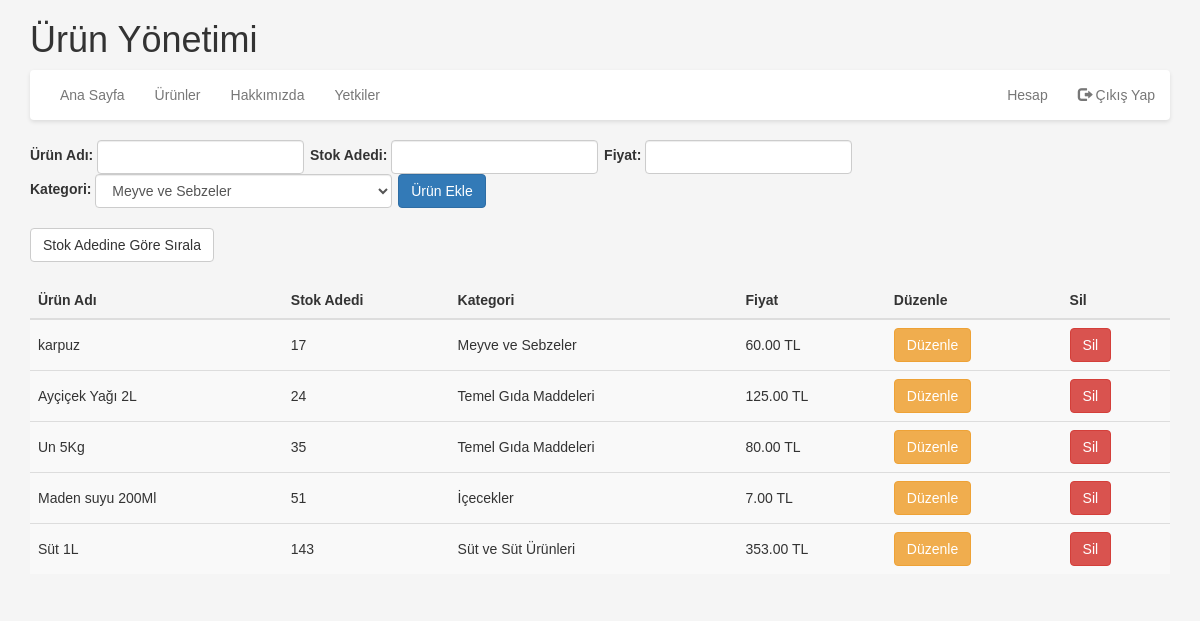
Page /urun_ekle.php (signed in) on the committed database.
### tables this page shows
CREATE TABLE `urunler` (
  `id` int(11) NOT NULL,
  `kategori_id` int(11) NOT NULL DEFAULT 0,
  `isim` varchar(100) NOT NULL,
  `adet` int(11) NOT NULL,
  `birimfiyat` decimal(11,0) NOT NULL
);

CREATE TABLE `kategori` (
  `id` int(11) NOT NULL,
  `isim` varchar(100) NOT NULL
);

### urun_ekle.php (the view, shortened to what this page needs)
<?php
require_once "config.php";
$username = $_SESSION['username'];
$q = mysqli_query($db, "SELECT * FROM users WHERE `User_Name`='$username'");
$user = mysqli_fetch_assoc($q);
$role = $user['yetki'];
$kategori_query = "SELECT * FROM kategori";
$kategori_result = mysqli_query($db, $kategori_query);
$kategoriler = [];
while ($row = mysqli_fetch_assoc($kategori_result)) {
    $kategoriler[$row['id']] = $row['isim'];
}
$order = isset($_GET['order']) ? $_GET['order'] : 'asc';
$order_by = $order === 'desc' ? 'desc' : 'asc';
$query = "SELECT urunler.*, kategori.isim as kategori_isim FROM urunler INNER JOIN kategori ON urunler.kategori_id = kategori.id ORDER BY urunler.adet $order_by";
$result = mysqli_query($db, $query);
?>
<!DOCTYPE html>
<html>
<head>
    <link rel="stylesheet" href="https://maxcdn.bootstrapcdn.com/bootstrap/3.3.7/css/bootstrap.min.css">
</head>
<body>
<div class="container">
    <h1>Ürün Yönetimi</h1>
    <nav class="navbar navbar-default">
        <div class="container-fluid">
            <ul class="nav navbar-nav">
                <li><a href="index.php">Ana Sayfa</a></li>
                <li><a href="urunler.php">Ürünler</a></li>
                <li><a href="hakkimizda.php">Hakkımızda</a></li>
                <?php if ($role == '2'): ?>
                    <li><a href="yetkiduzenle.php">Yetkiler</a></li>
                <?php elseif ($role == '3'): ?>
                    <li class="active"><a href="urun_ekle.php">Ürün Ekle</a></li>
                    <li><a href="kategori_duzenle.php">Kategori Düzenle</a></li>
                <?php endif; ?>
            </ul>
            <ul class="nav navbar-nav navbar-right">
                <li><a href="hesapbilgileri.php">Hesap</a></li>
                <li><a href="logout.php"><span class="glyphicon glyphicon-log-out"></span> Çıkış Yap</a></li>
            </ul>
        </div>
    </nav>
    <form method="POST" action="urun_ekle.php" class="form-inline" style="margin-bottom: 20px;">
        <div class="form-group">
            <label for="product_name">Ürün Adı:</label>
            <input type="text" class="form-control" id="product_name" name="product_name" required>
        </div>
        <div class="form-group">
            <label for="product_quantity">Stok Adedi:</label>
            <input type="number" step="0.01" class="form-control" id="product_quantity" name="product_quantity" required>
        </div>
        <div class="form-group">
            <label for="product_price">Fiyat:</label>
            <input type="text" class="form-control" id="product_price" name="product_price" required>
        </div>
        <div class="form-group">
            <label for="product_category_id">Kategori:</label>
            <select class="form-control" id="product_category_id" name="product_category_id" required>
                <?php foreach ($kategoriler as $id => $isim): ?>
                    <option value="<?php echo $id; ?>"><?php echo $isim; ?></option>
                <?php endforeach; ?>
            </select>
        </div>
        <button type="submit" name="add_product" class="btn btn-primary">Ürün Ekle</button>
    </form>
    <div style="margin-bottom: 20px;">
        <a href="?order=<?php echo $order_by === 'asc' ? 'desc' : 'asc'; ?>" class="btn btn-default">
            Stok Adedine Göre Sırala
        </a>
    </div>
    <table class="table table-striped">
        <thead>
            <tr>
                <th>Ürün Adı</th>
                <th>Stok Adedi</th>
                <th>Kategori</th>
                <th>Fiyat</th>
                <th>Düzenle</th>
                <th>Sil</th>
            </tr>
        </thead>
        <tbody>
            <?php while ($row = mysqli_fetch_assoc($result)): ?>
                <tr>
                    <td><?php echo $row['isim']; ?></td>
                    <td>
                        <?php
                        $quantity = $row['adet'];
                        if ($quantity < 5) {
                            echo "<span style='color: red;'>$quantity</span>";
                        } else {
                            echo $quantity;
                        }
                        ?>
                    </td>
                    <td><?php echo $row['kategori_isim']; ?></td>
                    <td><?php echo number_format($row['birimfiyat'], 2) . ' TL'; ?></td>
                    <td>
                        <button class="btn btn-warning" onclick="enableEditing('<?php echo $row['id']; ?>')">Düzenle</button>
                    </td>
                    <td>
                        <form method="POST" action="urun_ekle.php">
                            <button type="submit" name="delete_product" class="btn btn-danger" onclick="return confirm('Silmek istediğinizden emin misiniz?')">Sil</button>
                        </form>
                    </td>
                </tr>
            <?php endwhile; ?>
        </tbody>
    </table>
</div>
</body>
</html>

### urun_ekle.php (style rules this page uses)
body { background-color: #f5f5f5; color: #333333; font-family: 'Arial', sans-serif; }
th, td { vertical-align: middle !important; }
.navbar { background-color: #ffffff; border: none; box-shadow: 0 2px 4px rgba(0, 0, 0, 0.1); }
.navbar-nav > li > a { color: #333333; }
.container { margin-bottom: 50px; }
.form-inline .form-group { margin-right: 2px; }
.form-inline input, .form-inline select { width: auto; display: inline-block; }

### rows in the picture
urunler: isim "karpuz", adet "17", kategori.isim "Meyve ve Sebzeler", birimfiyat "60.00"
urunler: isim "Ayçiçek Yağı 2L", adet "24", kategori.isim "Temel Gıda Maddeleri", birimfiyat "125.00"
urunler: isim "Un 5Kg", adet "35", kategori.isim "Temel Gıda Maddeleri", birimfiyat "80.00"
urunler: isim "Maden suyu 200Ml", adet "51", kategori.isim "İçecekler", birimfiyat "7.00"
urunler: isim "Süt 1L", adet "143", kategori.isim "Süt ve Süt Ürünleri", birimfiyat "353.00"

### other values in the picture
form field product_category_id "Meyve ve Sebzeler"
